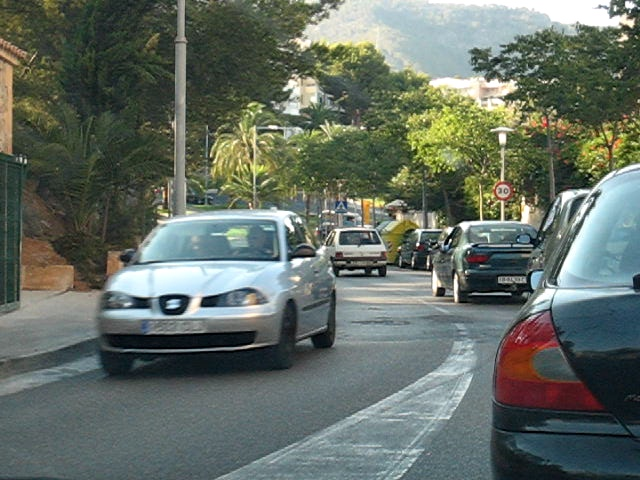
#> input picture test images/car1.jpg, 640 x 480 px, found by its file name; its folder holds 4 pictures in this run
$ python MyHornSchunck.py 'test images/car1.jpg' 'test images/car2.jpg'
#> lines starting #> are read from the running program, lines starting #| are printed output that depends on the picture

import cv2
import numpy as np
from matplotlib import pyplot as plt
from scipy.ndimage.filters import convolve as filter2
import os
from argparse import ArgumentParser

"""
see readme for running instructions
"""


def show_image(name, image):
    if image is None:
        return

    cv2.imshow(name, image)
    cv2.waitKey(0)
    cv2.destroyAllWindows()


#compute magnitude in each 8 pixels. return magnitude average
def get_magnitude(u, v):
    scale = 3
    sum = 0.0
    counter = 0.0

    for i in range(0, u.shape[0], 8):
        for j in range(0, u.shape[1],8):
            counter += 1
            dy = v[i,j] * scale
            dx = u[i,j] * scale
            magnitude = (dx**2 + dy**2)**0.5
            sum += magnitude

    mag_avg = sum / counter

    return mag_avg


def draw_quiver(u,v,beforeImg):
    scale = 3
    ax = plt.figure().gca()
    ax.imshow(beforeImg, cmap = 'gray')

    magnitudeAvg = get_magnitude(u, v)

    for i in range(0, u.shape[0], 8):
        for j in range(0, u.shape[1],8):
            dy = v[i,j] * scale
            dx = u[i,j] * scale
            magnitude = (dx**2 + dy**2)**0.5
            #draw only significant changes
            if magnitude > magnitudeAvg:
                ax.arrow(j,i, dx, dy, color = 'red')

    plt.draw()
    plt.show()


#compute derivatives of the image intensity values along the x, y, time
def get_derivatives(img1, img2):
    #derivative masks
    x_kernel = np.array([[-1, 1], [-1, 1]]) * 0.25
    y_kernel = np.array([[-1, -1], [1, 1]]) * 0.25
    t_kernel = np.ones((2, 2)) * 0.25

    fx = filter2(img1,x_kernel) + filter2(img2,x_kernel)
    fy = filter2(img1, y_kernel) + filter2(img2, y_kernel)
    ft = filter2(img1, -t_kernel) + filter2(img2, t_kernel)

    return [fx,fy, ft]


#input: images name, smoothing parameter, tolerance
#output: images variations (flow vectors u, v)
#calculates u,v vectors and draw quiver
def computeHS(name1, name2, alpha, delta):
#> called with name1 = 'test images/car1.jpg', name2 = 'test images/car2.jpg', alpha = 15, delta = 0.1
    path = os.path.join(os.path.dirname(__file__), 'test images')
    beforeImg = cv2.imread(os.path.join(path, name1), cv2.IMREAD_GRAYSCALE)
#> beforeImg: shape (480, 640); min 0, max 255, mean 105.6
    afterImg = cv2.imread(os.path.join(path, name2), cv2.IMREAD_GRAYSCALE)
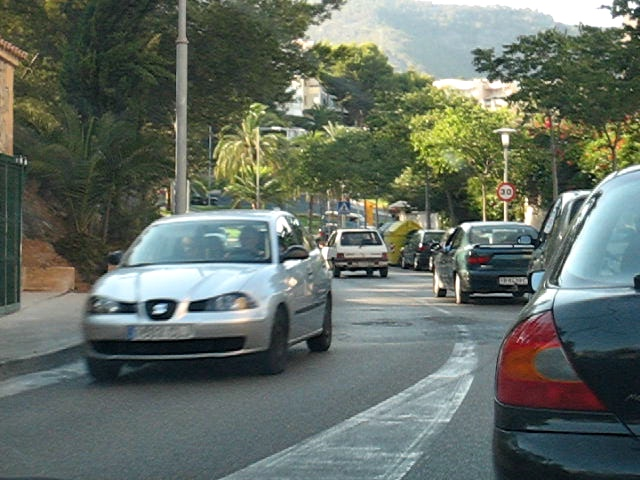
#> input picture test images/car2.jpg, 640 x 480 px, found by its file name
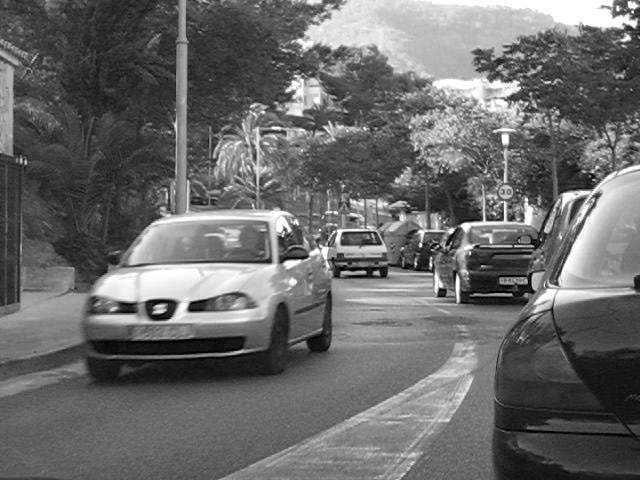
#> afterImg: shape (480, 640); min 0, max 255, mean 106.1

    if beforeImg is None:
        raise NameError("Can't find image: \"" + name1 + '\"')
    elif afterImg is None:
        raise NameError("Can't find image: \"" + name2 + '\"')

    beforeImg = cv2.imread(os.path.join(path, name1), cv2.IMREAD_GRAYSCALE).astype(float)
#> beforeImg: shape (480, 640) float64; min 0, max 255, mean 105.6
    afterImg = cv2.imread(os.path.join(path, name2), cv2.IMREAD_GRAYSCALE).astype(float)
#> afterImg: shape (480, 640) float64; min 0, max 255, mean 106.1

    #removing noise
    beforeImg  = cv2.GaussianBlur(beforeImg, (5, 5), 0)
    afterImg = cv2.GaussianBlur(afterImg, (5, 5), 0)

    # set up initial values
    u = np.zeros((beforeImg.shape[0], beforeImg.shape[1]))
    v = np.zeros((beforeImg.shape[0], beforeImg.shape[1]))
    fx, fy, ft = get_derivatives(beforeImg, afterImg)
    avg_kernel = np.array([[1 / 12, 1 / 6, 1 / 12],
                            [1 / 6, 0, 1 / 6],
                            [1 / 12, 1 / 6, 1 / 12]], float)
    iter_counter = 0
    while True:
        iter_counter += 1
        u_avg = filter2(u, avg_kernel)
        v_avg = filter2(v, avg_kernel)
        p = fx * u_avg + fy * v_avg + ft
        d = 4 * alpha**2 + fx**2 + fy**2
        prev = u

        u = u_avg - fx * (p / d)
        v = v_avg - fy * (p / d)

        diff = np.linalg.norm(u - prev, 2)
        #converges check (at most 300 iterations)
        if  diff < delta or iter_counter > 300:
            # print("iteration number: ", iter_counter)
            break
#> this loop made 301 passes
#> diff on passes 1 to 3: 35.66, 26.05, 21.37
#> pass 1, in computeHS, `d = 4 * alpha**2 + fx**2 + fy**2`:
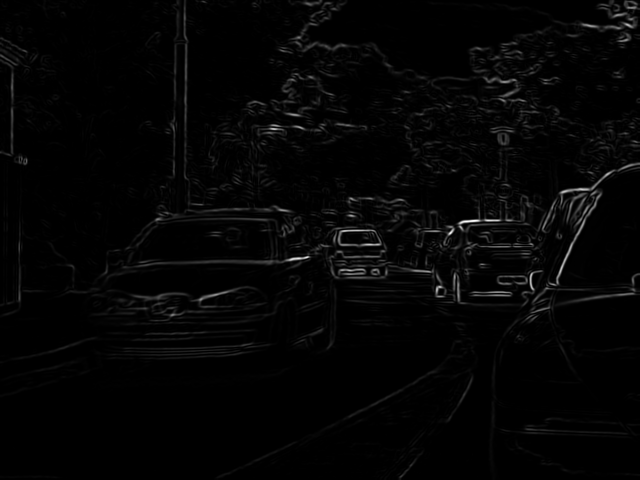
#> d: shape (480, 640) float64; min 900, max 5348.5, mean 987; drawn with min black and max white
#> pass 1, in computeHS, `v = v_avg - fy * (p / d)`:
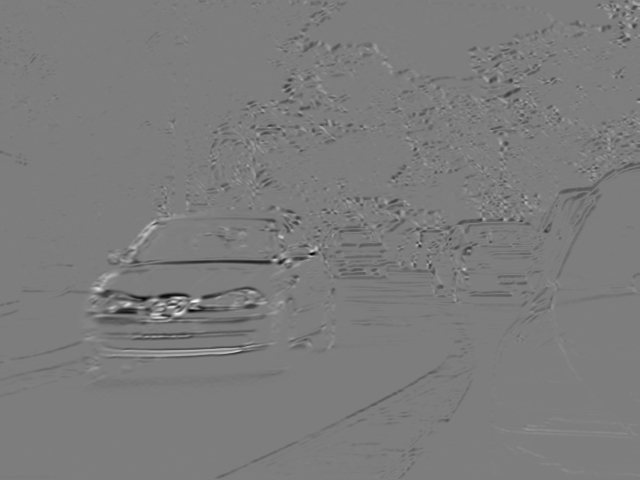
#> v: shape (480, 640) float64; min -2.97, max 3.05, mean -0.0365; drawn with min black and max white
#> after the loop:
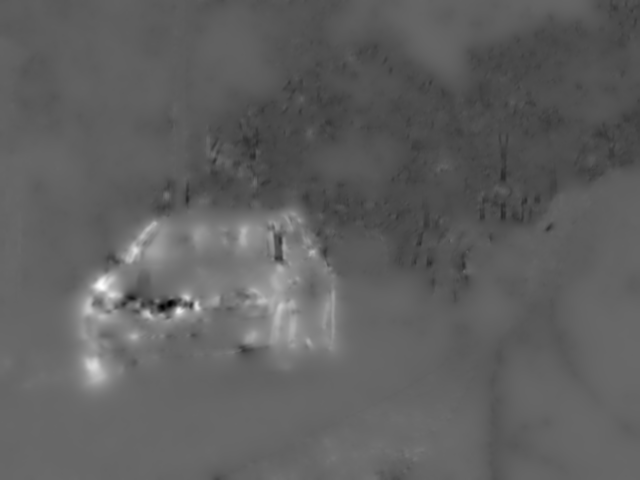
#> u: shape (480, 640) float64; min -10.22, max 14.83, mean -0.799; drawn with min black and max white
#> after the loop:
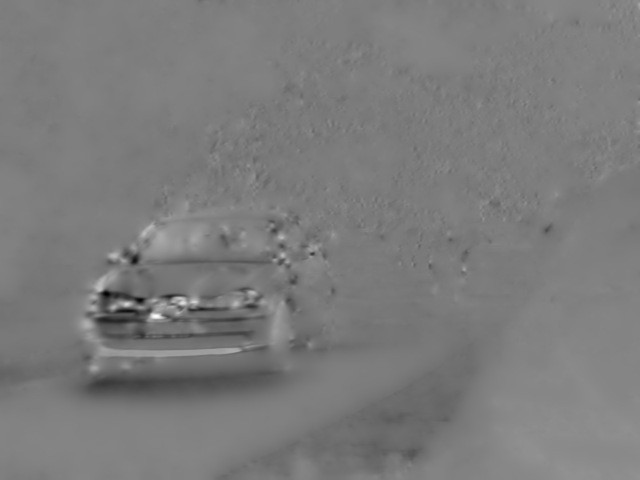
#> v: shape (480, 640) float64; min -11.89, max 10.95, mean -0.795; drawn with min black and max white
#> after the loop, iter_counter = 301

    draw_quiver(u, v, beforeImg)
#> after the loop in get_magnitude, `for i in range(0, u.shape[0], 8):`: counter = 4800; sum = 26903.6
#> in get_magnitude, `mag_avg = sum / counter`: mag_avg = 5.6
#> in draw_quiver, `plt.show()`:
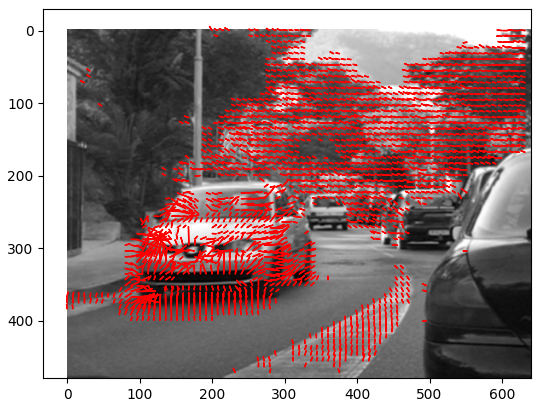
#> figure drawn by matplotlib, 1 panel

    return [u, v]


if __name__ == '__main__':
    parser = ArgumentParser(description = 'Horn Schunck program')
    parser.add_argument('img1', type = str, help = 'First image name (include format)')
    parser.add_argument('img2', type = str, help='Second image name (include format)')
    args = parser.parse_args()

    u,v = computeHS(args.img1, args.img2, alpha = 15, delta = 10**-1)
